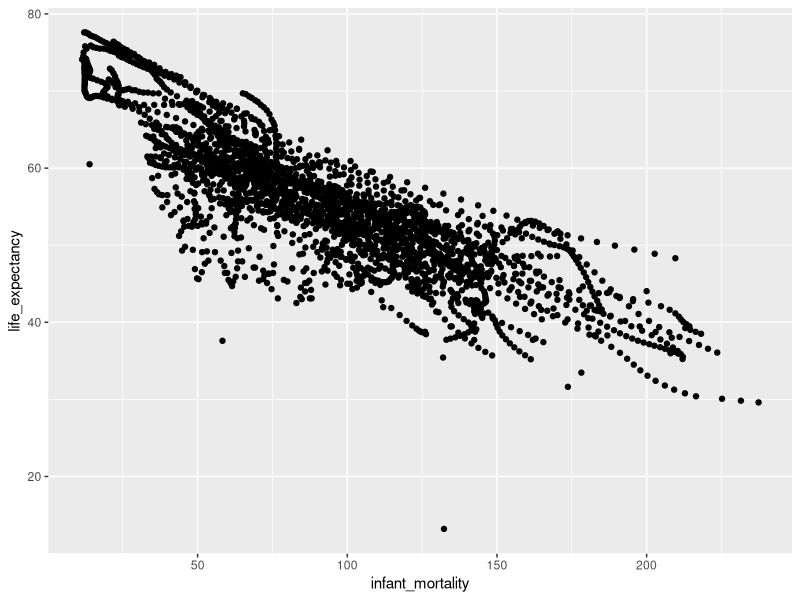
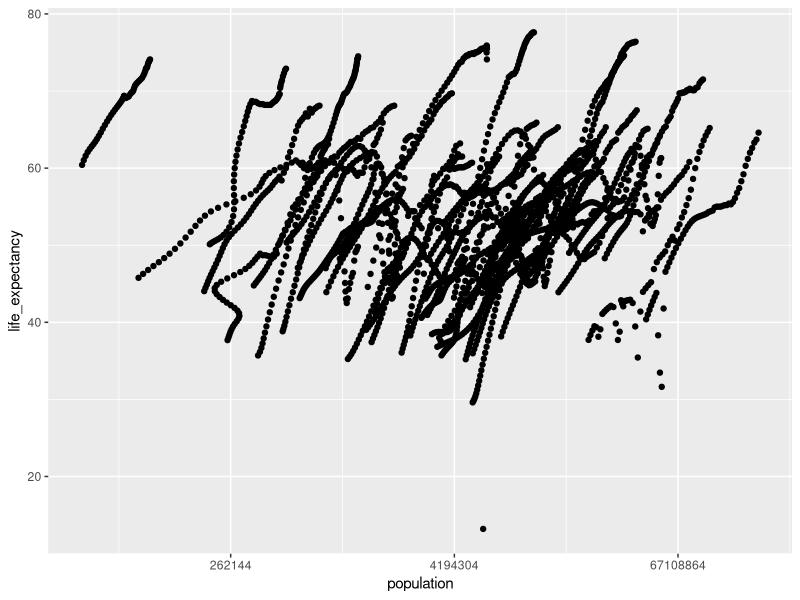
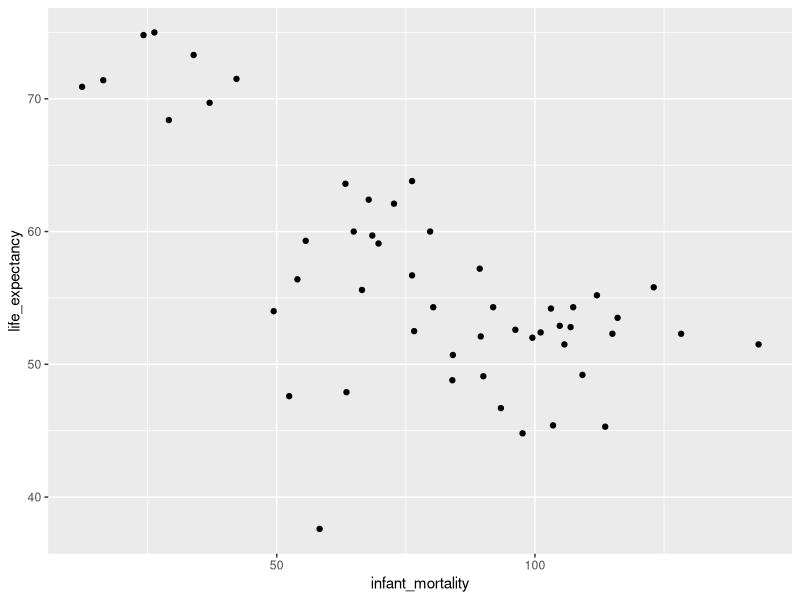
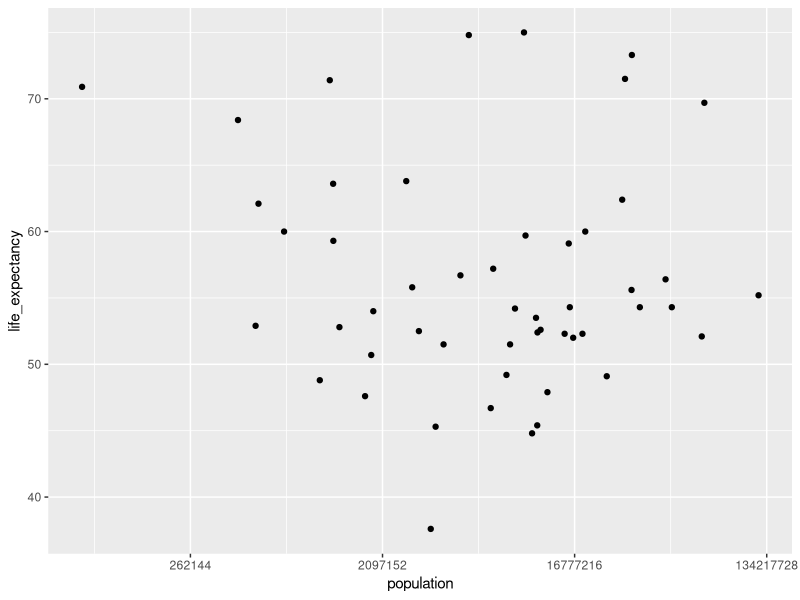

The R source for these figures, in order:
## ---- chunk 1
library(dslabs)
## ---- chunk 2
help(gapminder)
## ---- chunk 3
str(gapminder)
## ---- chunk 4
summary(gapminder)
## ---- chunk 5
class(gapminder)
## ---- chunk 6
library(dplyr)
## ---- chunk 7
africadata <- subset(gapminder, continent == "Africa")
## ---- chunk 8
str(africadata)
## ---- chunk 9
summary(africadata)
## ---- chunk 10
Infantmortality <- select(africadata, infant_mortality, life_expectancy)
## ---- chunk 11
Population <- select(africadata, population, life_expectancy)
## ---- chunk 12
str(Infantmortality)

summary(Infantmortality)

str(Population)

summary(Population)
## ---- chunk 13
library(ggplot2)
## ---- chunk 14
ggplot(data = Infantmortality) + 
  geom_point(mapping = aes(x = infant_mortality, y = life_expectancy))
## ---- chunk 15
plot2 <- ggplot(data = Population) + 
  geom_point(mapping = aes(x = population, y = life_expectancy))
## ---- chunk 16
plot2 + scale_x_continuous(trans='log2')

## ---- chunk 17
sum(is.na(africadata$infant_mortality))
## ---- chunk 18
data2000 <- subset(africadata, year == "2000")
## ---- chunk 19
str(data2000)
## ---- chunk 20
summary(data2000)
## ---- chunk 21
ggplot(data = data2000) + 
  geom_point(mapping = aes(x = infant_mortality, y = life_expectancy))
## ---- chunk 22
plot2 <- ggplot(data = data2000) + 
  geom_point(mapping = aes(x = population, y = life_expectancy))
## ---- chunk 23
plot2 + scale_x_continuous(trans='log2')
## ---- chunk 24
fit1 = lm(data = data2000, life_expectancy ~ infant_mortality)

fit2 = lm(data = data2000, life_expectancy ~ population)
## ---- chunk 25
summary(fit1)

summary(fit2)
